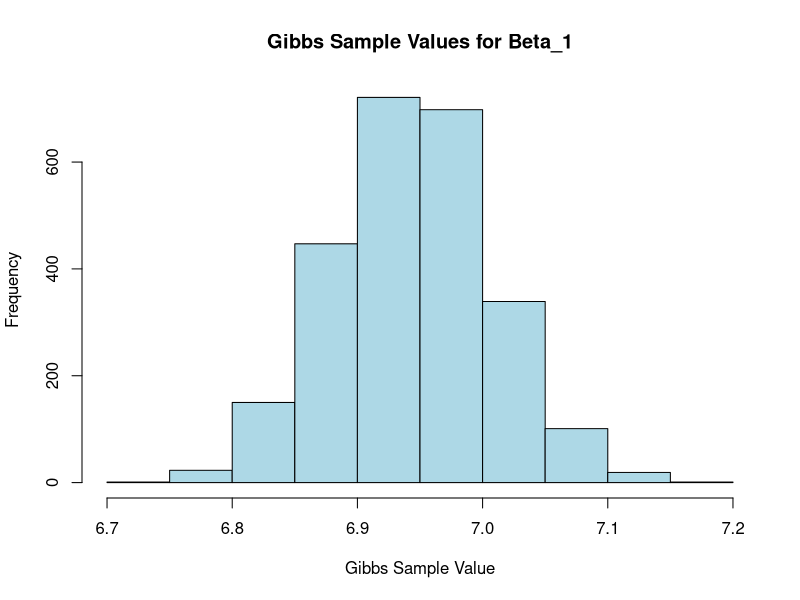

Generate this figure with R: (Note: this script raises an error after producing the figure.)
# libraries
library(readr)

# read in data
gibbs_samples <- read_csv("gibbs_samples.csv")[,-1]

# histogram for beta1
hist(gibbs_samples$beta1,
     col = 'lightblue',
     labels = FALSE,
     main = "Gibbs Sample Values for Beta_1",
     xlab = "Gibbs Sample Value")
abline(v = coefs_data$true_coef[1],
       col = "red",
       lwd = 3,
       lty = 2)
text(x=7.05, y= 485, col = 'red', "True Value = 7")
abline(v = coefs_data$gibbs_coef[1],
       col = "black",
       lwd = 3,
       lty = 2)
text(x= 6.83, y=485, col = 'black', lwd = 10, labels = "Gibbs Estimate = 6.94")


# histogram for beta2
hist(gibbs_samples$beta2,
     col = 'lightblue',
     labels = FALSE,
     main = "Gibbs Sample Values for Beta_2",
     xlab = "Gibbs Sample Value")
abline(v = coefs_data$true_coef[2],
       col = "red",
       lwd = 3,
       lty = 2)
text(x=1.05, y= 650, col = 'red', "True Value = 1")
abline(v = coefs_data$gibbs_coef[2],
       col = "black",
       lwd = 3,
       lty = 2)
text(x= 0.87, y=650, col = 'black', labels = "Gibbs Estimate = 0.97")


# histogram for beta3
hist(gibbs_samples$beta3,
     col = 'lightblue',
     labels = FALSE,
     main = "Gibbs Sample Values for Beta_3",
     xlim = c(-1.5,3),
     breaks = 18,
     xlab = "Gibbs Sample Value")
abline(v = coefs_data$true_coef[3],
       col = "red",
       lwd = 3,
       lty = 2)
text(x=-0.55, y= 350, col = 'red', "True Value = 0")
abline(v = coefs_data$gibbs_coef[3],
       col = "black",
       lwd = 3,
       lty = 2)
text(x= 1.3, y=350, col = 'black', labels = "Gibbs Estimate = 0.58")


# histogram for beta4
hist(gibbs_samples$beta4,
     col = 'lightblue',
     labels = FALSE,
     main = "Gibbs Sample Values for Beta_4",
     xlab = "Gibbs Sample Value")
abline(v = coefs_data$true_coef[4],
       col = "red",
       lwd = 3,
       lty = 2)
text(x=4.03, y= 420, col = 'red', "True Value = 4")
abline(v = coefs_data$gibbs_coef[4],
       col = "black",
       lwd = 3,
       lty = 2)
text(x= 3.92, y=420, col = 'black', labels = "Gibbs Estimate = 3.98")


# histogram for beta5
hist(gibbs_samples$beta5,
     col = 'lightblue',
     labels = FALSE,
     main = "Gibbs Sample Values for Beta_5",
     xlab = "Gibbs Sample Value")
abline(v = coefs_data$true_coef[5],
       col = "red",
       lwd = 3,
       lty = 2)
text(x=3.13, y= 420, col = 'red', "True Value = 3")
abline(v = coefs_data$gibbs_coef[5],
       col = "black",
       lwd = 3,
       lty = 2)
text(x= 2.6, y=420, col = 'black', labels = "Gibbs Estimate = 2.91")


# histogram for beta6
hist(gibbs_samples$beta6,
     col = 'lightblue',
     labels = FALSE,
     main = "Gibbs Sample Values for Beta_6",
     xlim = c(-1.5,1.3),
     breaks = 10,
     xlab = "Gibbs Sample Value")
abline(v = coefs_data$true_coef[6],
       col = "red",
       lwd = 3,
       lty = 2)
text(x=0.3, y= 400, col = 'red', "True Value = 0")
abline(v = coefs_data$gibbs_coef[6],
       col = "black",
       lwd = 3,
       lty = 2)
text(x= -0.83, y=400, col = 'black', labels = "Gibbs Estimate = -0.25")























